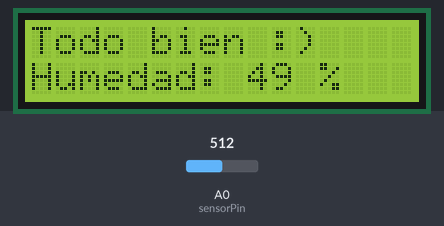
Recording of a sketch running on a simulated Arduino Uno, built with avr-gcc and run on an emulated ATmega328P. On the bench: 16×2 character LCD. The test bench sets the inputs (shaded band); at power-on: A0 (sensorPin) = 512.

Above: at 1.2 s.
1.3 s: A0 (sensorPin) set to 702
At 2.7 s:
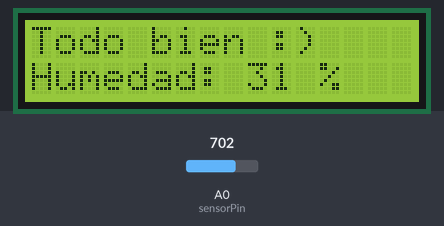
4.0 s: A0 (sensorPin) set to 734
At 5.2 s:
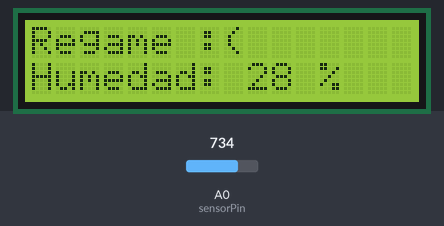
6.7 s: A0 (sensorPin) set to 909
At 9.1 s:
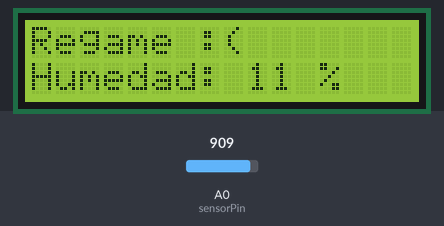
9.7 s: A0 (sensorPin) set to 939
At 11.6 s:
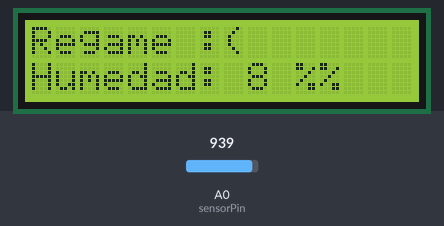
Timing chart, 0 to 13.1 s (numbered marks = the images above; inputs shaded):
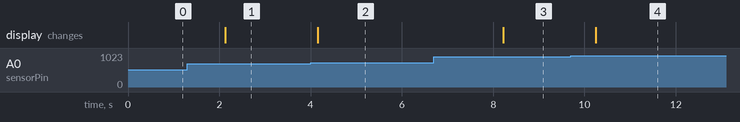

Measured:
- the behaviour switches between 716 and 717 on A0 (sensorPin) (found by bisection; images 1 and 2)
- the behaviour switches between 920 and 921 on A0 (sensorPin) (found by bisection; images 3 and 4)
- after the input at 1.3 s, the display: changes after 0.83 s (image 1)
- after the input at 4.0 s, the display: changes after 0.16 s (image 2)
- after the input at 6.7 s, the display: changes after 1.5 s (image 3)
- after the input at 9.7 s, the display: changes after 0.54 s (image 4)

The sketch:

Maceta.ino
```cpp
#include <Wire.h>
#include <LiquidCrystal_I2C.h>

// Inicializamos la pantalla LCD con su dirección
LiquidCrystal_I2C lcd(0x27, 16, 2);

// Definir el pin del sensor de humedad
const int sensorPin = A0;  // Pin analógico donde está conectado el sensor

// Definir el umbral de humedad para regar (por debajo de este porcentaje se requiere riego)
const int umbralHumedad = 30;

void setup() {
  lcd.init();  // Inicializa la pantalla LCD
  lcd.backlight();  // Activa la retroiluminación

  // Configurar el pin como entrada
  pinMode(sensorPin, INPUT);

  lcd.setCursor(0, 0);
  lcd.print("Humedad suelo:");  // Texto fijo en la primera línea
}

void loop() {
  // Leer el valor del sensor de humedad
  int valorHumedad = analogRead(sensorPin);

  // Convertir el valor a porcentaje invertido (100% cuando está húmedo, 0% cuando está seco)
  int porcentajeHumedad = map(valorHumedad, 1023, 0, 0, 100);

  // Mostrar el valor de la humedad en la pantalla LCD
  lcd.setCursor(0, 1);  // Posicionar el cursor en la segunda línea
  lcd.print("Humedad: ");
  lcd.print(porcentajeHumedad);
  lcd.print(" %");

  // Revisar si la humedad es menor que el umbral para regar
  if (porcentajeHumedad < umbralHumedad) {
    lcd.setCursor(0, 0);  // Mover el cursor a la primera línea
    lcd.print("Regame :(      ");  // Mensaje de "Regame" con cara triste
  } else {
    lcd.setCursor(0, 0);  // Mover el cursor a la primera línea
    lcd.print("Todo bien :)   ");  // Mensaje de "Todo bien" con cara feliz
  }

  delay(2000);  // Actualizar cada 2 segundos
}
```
